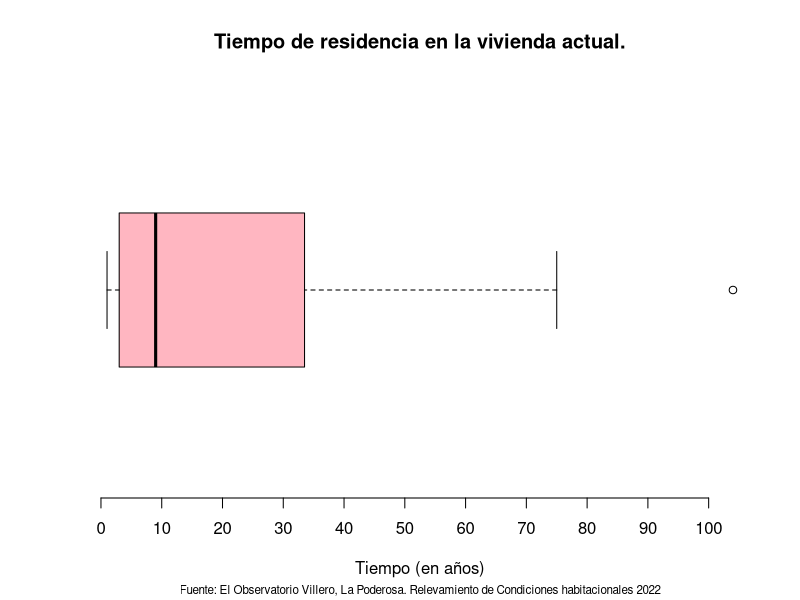
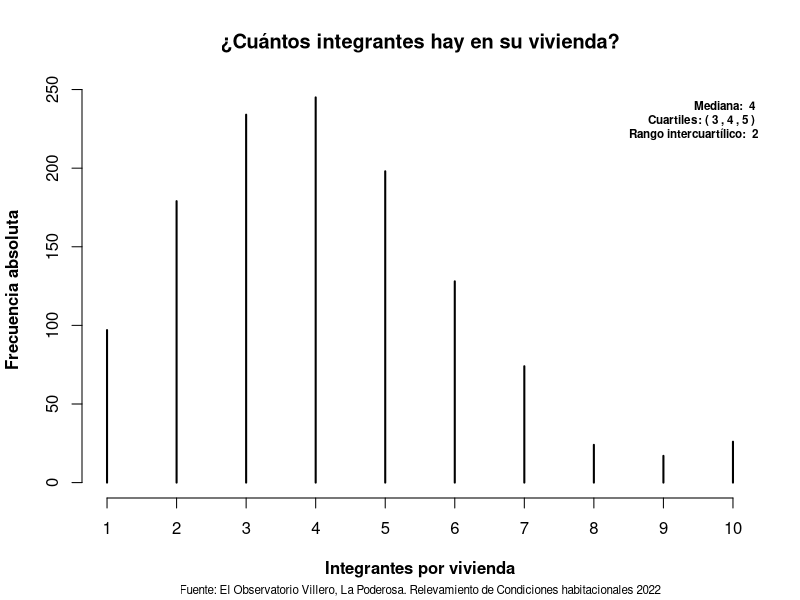
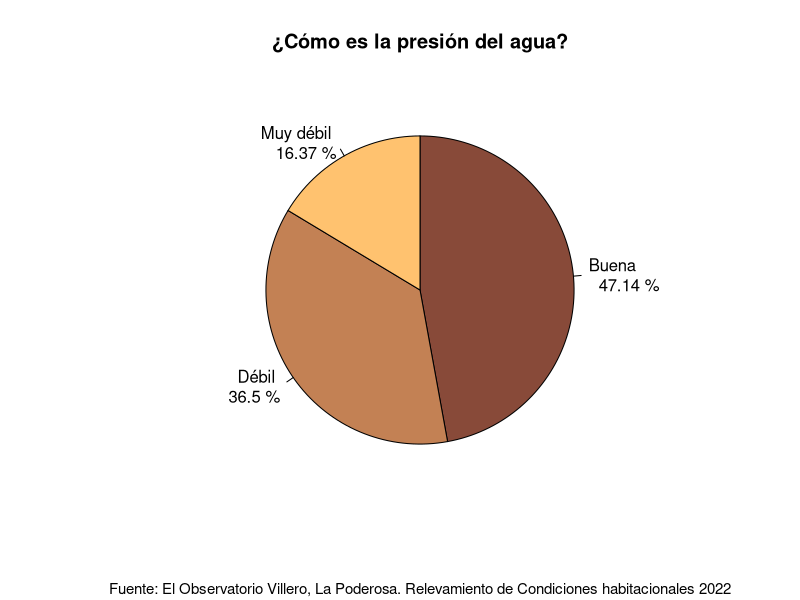
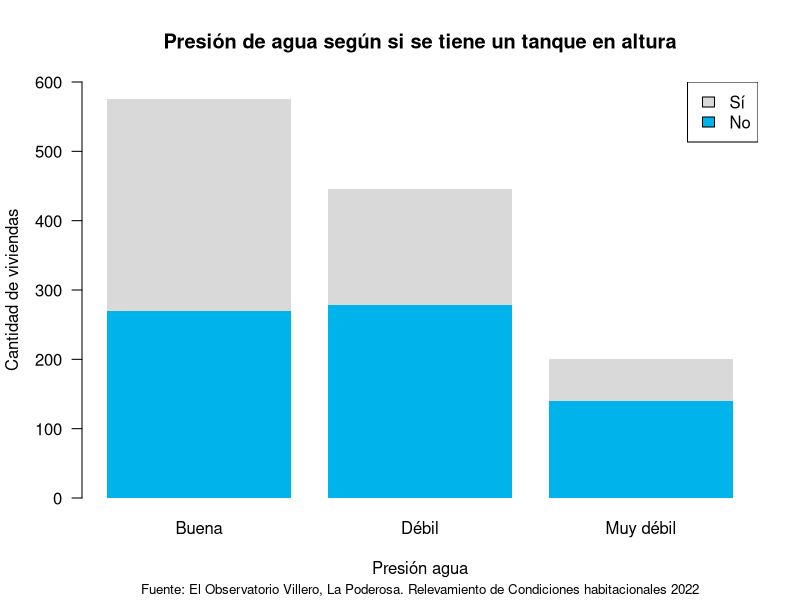
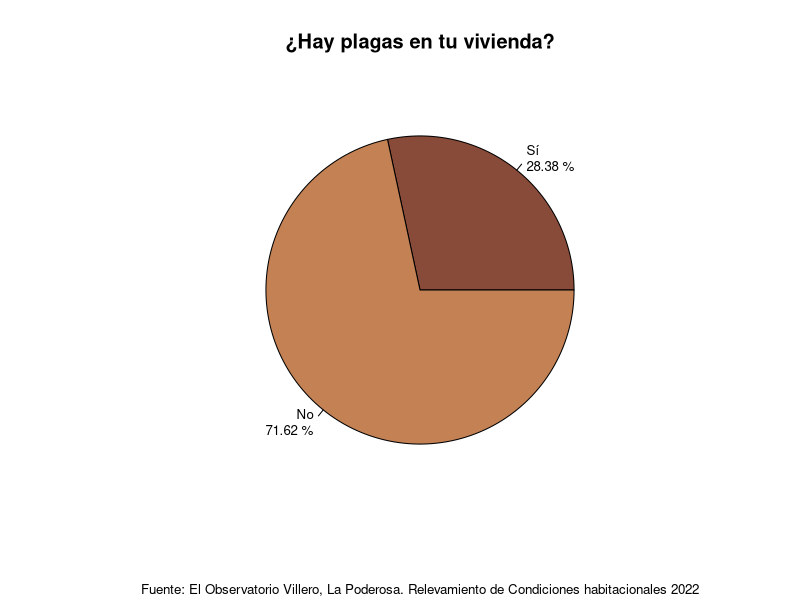
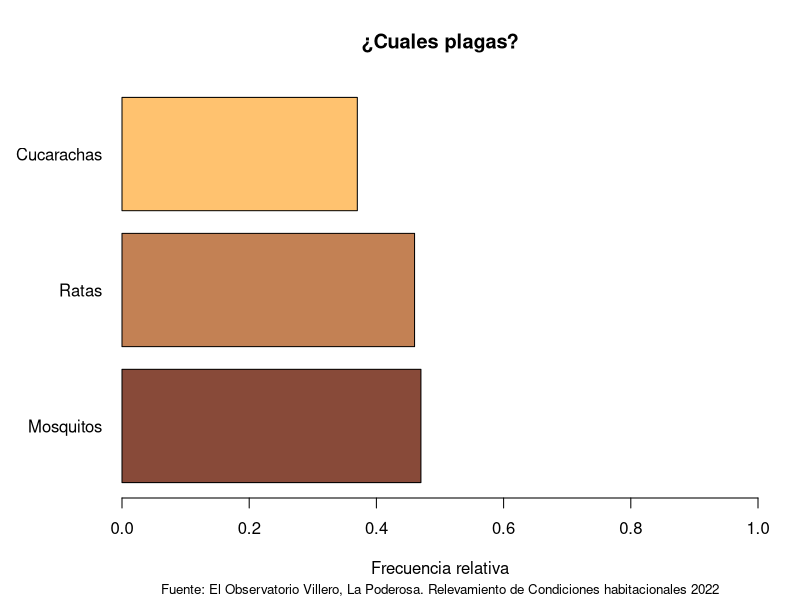

The R source for these figures, in order:
# Paquetes y lectura de datos -----
install.packages("readxl")
library(readxl)

# Leer tabla, saltando las dos primeras lineas
tabla <- read_xlsx("Datos_LP.xlsx",
                    skip = 2)

# Globales ----------------

fuente <- "Fuente: El Observatorio Villero, La Poderosa. Relevamiento de Condiciones habitacionales 2022"
colores1 <- c("#79155B", "#C23373", "#F6635C", "#FFBA86")
colores2 <- c("#884A39", "#C38154", "#FFC26F", "#F9E0BB")
colores3 <- c("#00b4eb", "#d9d9d9")
cantidad_entrevistados <- 1222



# Sección 1: Características generales de la composición del hogar -----------

# Tiempo de residencia (Boxplot)

tabla_tiempo_de_residencia <- table(tabla$`Tiempo de residencia en la vivienda actual (en años)`)

boxplot(tabla_tiempo_de_residencia,
        horizontal = TRUE,
        axes = FALSE,
        xlab = "Tiempo (en años)",
        main = "Tiempo de residencia en la vivienda actual.",
        col = "lightpink",
        sub = fuente,
        cex.sub = 0.7)

axis(side = 1,
     at = seq(0, 100, by = 10))

# Integrantes por vivienda (Histograma)

integrantes_mediana <- paste("Mediana: ", median(tabla$`¿Cuántos integrantes hay en su vivienda?`))
cuartiles_integrantes <- quantile(tabla$`¿Cuántos integrantes hay en su vivienda?`)
rango_intercuartilico_integrantes <- paste("Rango intercuartílico: ", IQR(tabla$`¿Cuántos integrantes hay en su vivienda?`))
cuartiles_integrantes <- paste("Cuartiles: (", cuartiles_integrantes[2], ",",
                               cuartiles_integrantes[3], ",",
                               cuartiles_integrantes[4], ")")

plot(table(tabla$`¿Cuántos integrantes hay en su vivienda?`),
     type = 'h',
     xlim = c(1,10),
     xlab = "Integrantes por vivienda",
     ylab = "Frecuencia absoluta",
     main = "¿Cuántos integrantes hay en su vivienda?",
     sub = fuente,
     cex.sub = 0.7,
     col = "black",
     font.lab = 2,
     frame.plot = FALSE)

mtext(paste(integrantes_mediana, "\n", cuartiles_integrantes, "\n", rango_intercuartilico_integrantes),
      side = 3,
      cex = 0.7,
      adj = 1,
      line = -3,
      font = 2)


# Sección 5: Agua y saneamiento --------------

# Presión de agua (Grafico de torta)

tabla_presion_de_agua <- table(tabla$`¿Cómo es la presión del agua?`)
frec_rel_presion_de_agua <- round(tabla_presion_de_agua / cantidad_entrevistados, 4)

labels_presion_de_agua <- paste(c("Buena", "Débil", "Muy débil"), "\n ", frec_rel_presion_de_agua * 100, "%")
pie(tabla_presion_de_agua,
    labels = labels_presion_de_agua,
    col = colores2,
    main = "¿Cómo es la presión del agua?",
    sub = fuente,
    cex.sub = 0.9,
    clockwise = TRUE)

# Relación entre dos variables categóricas
# Grafico de barras subdivididas
tabla_bivariada_agua = table(tabla$`¿Tiene capacidad de almacenamiento de agua en altura?`,
                             tabla$`¿Cómo es la presión del agua?`)

barplot(tabla_bivariada_agua,
        main = "Presión de agua según si se tiene un tanque en altura",
        beside = FALSE,
        horiz = FALSE,
        ylim = c(0, 600),
        ylab = "Cantidad de viviendas",
        xlab = "Presión agua",
        las = 1,
        col = colores3,
        sub = fuente,
        border = NA,
        cex.sub = 0.8)

legend("topright",
       legend = rev(rownames(tabla_bivariada_agua)),
       fill = rev(colores3))


# Sección 10: Servicios barriales --------

# Presencia de plagas (total de la población) (Grafico de torta)

tabla_plaga <- table(tabla$`¿Hay plagas (cucarachas, mosquitos, ratas, etc) en su vivienda y en los alrededores de la misma?`)
porcentaje_plaga = paste(round(tabla_plaga / sum(tabla_plaga) * 100, 2), c('%'), sep = " ")
categorias_plaga = c("Sí", "No")
etiquetas_plaga = paste(categorias_plaga, porcentaje_plaga, sep = "\n")
pie(tabla_plaga,
    main = "¿Hay plagas en tu vivienda?",
    labels = etiquetas_plaga,
    cex = 0.8,
    sub = fuente,
    col = colores2,
    cex.sub = 0.8
)

# Tipo de plaga sobre población total (Grafico de torta)

cucarachas = table(factor(tabla$`¿Cuáles plagas?`))
mosquitos = table(factor(tabla$...94))
ratas = table(factor(tabla$...95))
tabla_plagas = data.frame(FrecuenciaAbsoluta = c(cucarachas, mosquitos, ratas))
frec_rel_plagas = round(tabla_plagas$FrecuenciaAbsoluta / cantidad_entrevistados, 2)
names(frec_rel_plagas) = c("Cucarachas", "Mosquitos", "Ratas")
frec_rel_plagas = frec_rel_plagas[order(frec_rel_plagas, decreasing = TRUE)]
par(mar = c(5, 6, 4, 2) + 0.1)
barplot(frec_rel_plagas,
        horiz = TRUE,
        xlim = c(0, 1),
        xlab = "Frecuencia relativa",
        main = "¿Cuales plagas?",
        sub = fuente,
        col = colores2,
        las = 1,
        cex.sub = 0.8)
